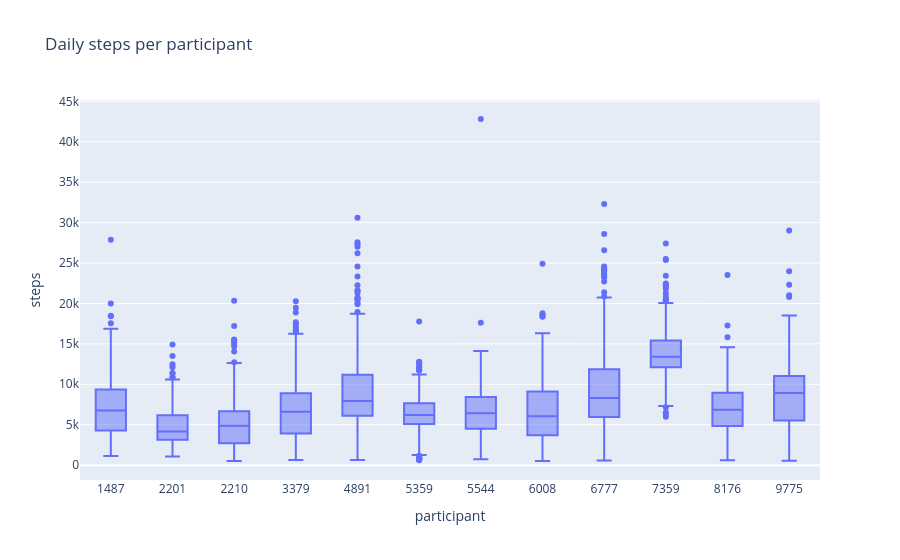

The cell this chart's notebook holds for it:
### Markdown cell above
## 06. Differences between participants

### Code cell
px.box(df, x="participant", y="steps", title="Daily steps per participant").update_xaxes(
    type="category"
)

### Figure 1 — Plotly figure (JSON) as saved in the notebook; plotly's stock layout.template omitted (floating-point values rounded to 4 significant figures; data arrays with more than 128 entries replaced by an {"elided": "..."} marker saying what was removed)
{"data": [{"alignmentgroup": "True", "hovertemplate": "participant=%{x}<br>steps=%{y}<extra></extra>", "legendgroup": "", "marker": {"color": "#636efa"}, "name": "", "notched": false, "offsetgroup": "", "orientation": "v", "showlegend": false, "type": "box", "x": {"elided": "3480 str values"}, "x0": " ", "xaxis": "x", "y": {"elided": "3480 float values"}, "y0": " ", "yaxis": "y"}], "layout": {"boxmode": "group", "legend": {"tracegroupgap": 0}, "title": {"text": "Daily steps per participant"}, "xaxis": {"anchor": "y", "domain": [0, 1], "title": {"text": "participant"}, "type": "category"}, "yaxis": {"anchor": "x", "domain": [0, 1], "title": {"text": "steps"}}}}
